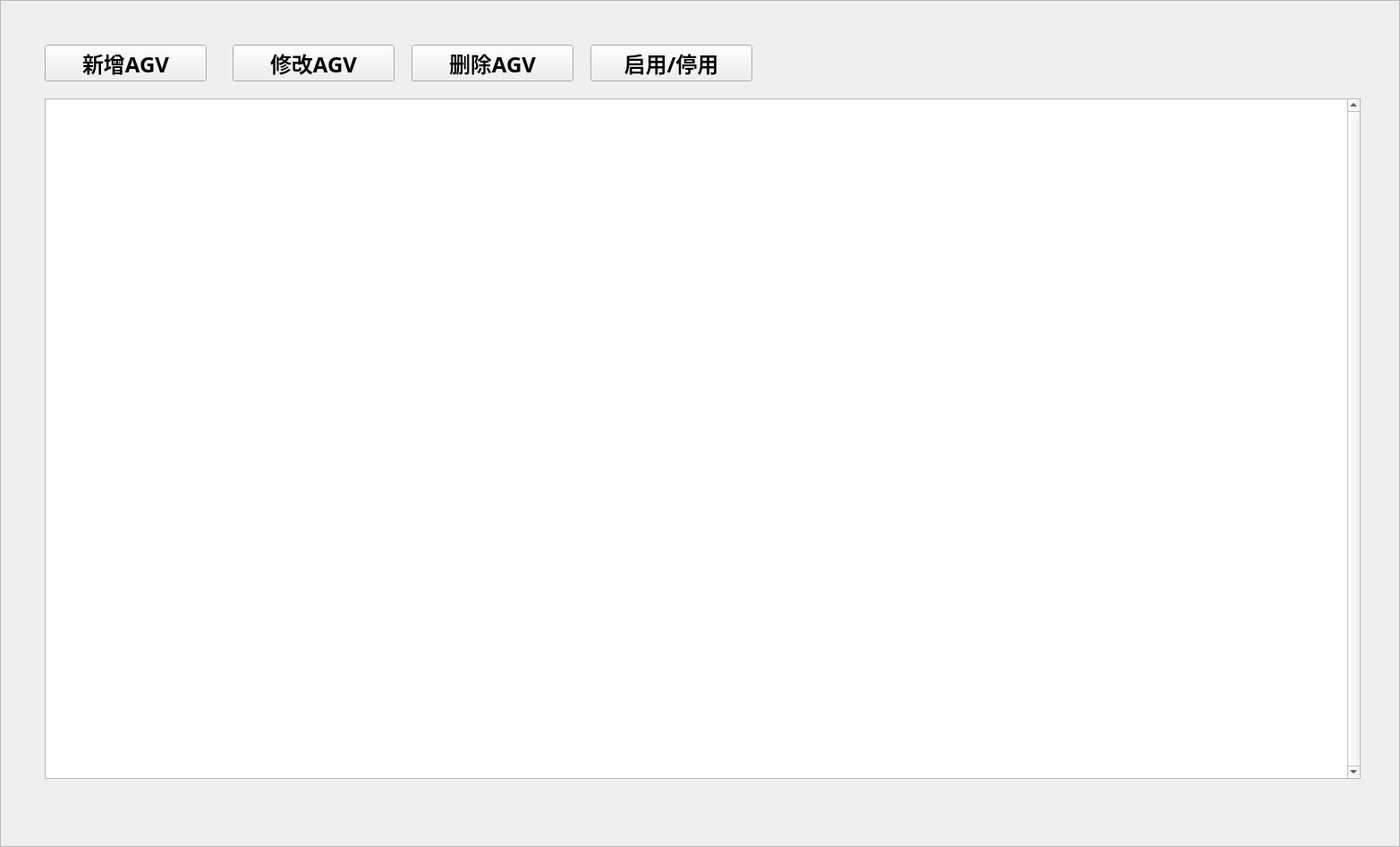
<?xml version="1.0" encoding="UTF-8"?>
<ui version="4.0">
 <class>AGVFrame</class>
 <widget class="QFrame" name="AGVFrame">
  <property name="geometry">
   <rect>
    <x>0</x>
    <y>0</y>
    <width>1565</width>
    <height>947</height>
   </rect>
  </property>
  <property name="windowTitle">
   <string>Frame</string>
  </property>
  <property name="styleSheet">
   <string notr="true">QToolTip
{
    border: 1px solid #76797C;
    background-color: rgb(90, 102, 117);;
    color: white;
    padding: 5px;
    opacity: 200;
}

QWidget
{
    color: #eff0f1;
    background-color: #31363b;
    selection-background-color:#3daee9;
    selection-color: #eff0f1;
    background-clip: border;
    border-image: none;
    outline: 0;
}

QWidget:item:hover
{
    background-color: #3daee9;
    color: #eff0f1;
}

QWidget:item:selected
{
    background-color: #3daee9;
}

QCheckBox
{
    spacing: 5px;
    outline: none;
    color: #eff0f1;
    margin-bottom: 2px;
}

QCheckBox:disabled
{
    color: #76797C;
}

QCheckBox::indicator,
QGroupBox::indicator
{
    width: 18px;
    height: 18px;
}
QGroupBox::indicator
{
    margin-left: 2px;
}

QCheckBox::indicator:unchecked
{
    image: url(:/qss_icons/rc/checkbox_unchecked.png);
}

QCheckBox::indicator:unchecked:hover,
QCheckBox::indicator:unchecked:focus,
QCheckBox::indicator:unchecked:pressed,
QGroupBox::indicator:unchecked:hover,
QGroupBox::indicator:unchecked:focus,
QGroupBox::indicator:unchecked:pressed
{
  border: none;
    image: url(:/qss_icons/rc/checkbox_unchecked_focus.png);
}

QCheckBox::indicator:checked
{
    image: url(:/qss_icons/rc/checkbox_checked.png);
}

QCheckBox::indicator:checked:hover,
QCheckBox::indicator:checked:focus,
QCheckBox::indicator:checked:pressed,
QGroupBox::indicator:checked:hover,
QGroupBox::indicator:checked:focus,
QGroupBox::indicator:checked:pressed
{
  border: none;
    image: url(:/qss_icons/rc/checkbox_checked_focus.png);
}


QCheckBox::indicator:indeterminate
{
    image: url(:/qss_icons/rc/checkbox_indeterminate.png);
}

QCheckBox::indicator:indeterminate:focus,
QCheckBox::indicator:indeterminate:hover,
QCheckBox::indicator:indeterminate:pressed
{
    image: url(:/qss_icons/rc/checkbox_indeterminate_focus.png);
}

QCheckBox::indicator:checked:disabled,
QGroupBox::indicator:checked:disabled
{
    image: url(:/qss_icons/rc/checkbox_checked_disabled.png);
}

QCheckBox::indicator:unchecked:disabled,
QGroupBox::indicator:unchecked:disabled
{
    image: url(:/qss_icons/rc/checkbox_unchecked_disabled.png);
}

QRadioButton
{
    spacing: 5px;
    outline: none;
    color: #eff0f1;
    margin-bottom: 2px;
}

QRadioButton:disabled
{
    color: #76797C;
}
QRadioButton::indicator
{
    width: 21px;
    height: 21px;
}

QRadioButton::indicator:unchecked
{
    image: url(:/qss_icons/rc/radio_unchecked.png);
}


QRadioButton::indicator:unchecked:hover,
QRadioButton::indicator:unchecked:focus,
QRadioButton::indicator:unchecked:pressed
{
    border: none;
    outline: none;
    image: url(:/qss_icons/rc/radio_unchecked_focus.png);
}

QRadioButton::indicator:checked
{
    border: none;
    outline: none;
    image: url(:/qss_icons/rc/radio_checked.png);
}

QRadioButton::indicator:checked:hover,
QRadioButton::indicator:checked:focus,
QRadioButton::indicator:checked:pressed
{
    border: none;
    outline: none;
    image: url(:/qss_icons/rc/radio_checked_focus.png);
}

QRadioButton::indicator:checked:disabled
{
    outline: none;
    image: url(:/qss_icons/rc/radio_checked_disabled.png);
}

QRadioButton::indicator:unchecked:disabled
{
    image: url(:/qss_icons/rc/radio_unchecked_disabled.png);
}


QMenuBar
{
    background-color: #31363b;
    color: #eff0f1;
}

QMenuBar::item
{
    background: transparent;
}

QMenuBar::item:selected
{
    background: transparent;
    border: 1px solid #76797C;
}

QMenuBar::item:pressed
{
    border: 1px solid #76797C;
    background-color: #3daee9;
    color: #eff0f1;
    margin-bottom:-1px;
    padding-bottom:1px;
}

QMenu
{
    border: 1px solid #76797C;
   
    margin: 2px;
}

QMenu::icon
{
    margin: 5px;
}

QMenu::item
{
    padding: 5px 30px 5px 30px;
    margin-left: 5px;
    border: 1px solid transparent; /* reserve space for selection border */
}

QMenu::item:selected
{
    color: #eff0f1;
}

QMenu::separator {
    height: 2px;
    background: lightblue;
    margin-left: 10px;
    margin-right: 5px;
}

QMenu::indicator {
    width: 18px;
    height: 18px;
}

/* non-exclusive indicator = check box style indicator
   (see QActionGroup::setExclusive) */
QMenu::indicator:non-exclusive:unchecked {
    image: url(:/qss_icons/rc/checkbox_unchecked.png);
}

QMenu::indicator:non-exclusive:unchecked:selected {
    image: url(:/qss_icons/rc/checkbox_unchecked_disabled.png);
}

QMenu::indicator:non-exclusive:checked {
    image: url(:/qss_icons/rc/checkbox_checked.png);
}

QMenu::indicator:non-exclusive:checked:selected {
    image: url(:/qss_icons/rc/checkbox_checked_disabled.png);
}

/* exclusive indicator = radio button style indicator (see QActionGroup::setExclusive) */
QMenu::indicator:exclusive:unchecked {
    image: url(:/qss_icons/rc/radio_unchecked.png);
}

QMenu::indicator:exclusive:unchecked:selected {
    image: url(:/qss_icons/rc/radio_unchecked_disabled.png);
}

QMenu::indicator:exclusive:checked {
    image: url(:/qss_icons/rc/radio_checked.png);
}

QMenu::indicator:exclusive:checked:selected {
    image: url(:/qss_icons/rc/radio_checked_disabled.png);
}

QMenu::right-arrow {
    margin: 5px;
    image: url(:/qss_icons/rc/right_arrow.png)
}


QWidget:disabled
{
    color: #454545;
    background-color: #31363b;
}

QAbstractItemView
{
    alternate-background-color: #31363b;
    color: #eff0f1;
    border: 1px solid 3A3939;
    border-radius: 2px;
}

QWidget:focus, QMenuBar:focus
{
    border: 1px solid #3daee9;
}

QTabWidget:focus, QCheckBox:focus, QRadioButton:focus, QSlider:focus
{
    border: none;
}

QLineEdit
{
    background-color: #232629;
    padding: 5px;
    border-style: solid;
    border: 1px solid #76797C;
    border-radius: 2px;
    color: #eff0f1;
}

QGroupBox {
    border:1px solid #76797C;
    border-radius: 2px;
    margin-top: 20px;
}

QGroupBox::title {
    subcontrol-origin: margin;
    subcontrol-position: top center;
    padding-left: 10px;
    padding-right: 10px;
    padding-top: 10px;
}

QAbstractScrollArea
{
    border-radius: 2px;
    border: 1px solid #76797C;
    background-color: transparent;
}

QScrollBar:horizontal
{
    height: 15px;
    margin: 3px 15px 3px 15px;
    border: 1px transparent #2A2929;
    border-radius: 4px;
    background-color: #2A2929;
}

QScrollBar::handle:horizontal
{
    background-color: #605F5F;
    min-width: 5px;
    border-radius: 4px;
}

QScrollBar::add-line:horizontal
{
    margin: 0px 3px 0px 3px;
    border-image: url(:/qss_icons/rc/right_arrow_disabled.png);
    width: 10px;
    height: 10px;
    subcontrol-position: right;
    subcontrol-origin: margin;
}

QScrollBar::sub-line:horizontal
{
    margin: 0px 3px 0px 3px;
    border-image: url(:/qss_icons/rc/left_arrow_disabled.png);
    height: 10px;
    width: 10px;
    subcontrol-position: left;
    subcontrol-origin: margin;
}

QScrollBar::add-line:horizontal:hover,QScrollBar::add-line:horizontal:on
{
    border-image: url(:/qss_icons/rc/right_arrow.png);
    height: 10px;
    width: 10px;
    subcontrol-position: right;
    subcontrol-origin: margin;
}


QScrollBar::sub-line:horizontal:hover, QScrollBar::sub-line:horizontal:on
{
    border-image: url(:/qss_icons/rc/left_arrow.png);
    height: 10px;
    width: 10px;
    subcontrol-position: left;
    subcontrol-origin: margin;
}

QScrollBar::up-arrow:horizontal, QScrollBar::down-arrow:horizontal
{
    background: none;
}


QScrollBar::add-page:horizontal, QScrollBar::sub-page:horizontal
{
    background: none;
}

QScrollBar:vertical
{
    background-color: #2A2929;
    width: 15px;
    margin: 15px 3px 15px 3px;
    border: 1px transparent #2A2929;
    border-radius: 4px;
}

QScrollBar::handle:vertical
{
    background-color: #605F5F;
    min-height: 5px;
    border-radius: 4px;
}

QScrollBar::sub-line:vertical
{
    margin: 3px 0px 3px 0px;
    border-image: url(:/qss_icons/rc/up_arrow_disabled.png);
    height: 10px;
    width: 10px;
    subcontrol-position: top;
    subcontrol-origin: margin;
}

QScrollBar::add-line:vertical
{
    margin: 3px 0px 3px 0px;
    border-image: url(:/qss_icons/rc/down_arrow_disabled.png);
    height: 10px;
    width: 10px;
    subcontrol-position: bottom;
    subcontrol-origin: margin;
}

QScrollBar::sub-line:vertical:hover,QScrollBar::sub-line:vertical:on
{

    border-image: url(:/qss_icons/rc/up_arrow.png);
    height: 10px;
    width: 10px;
    subcontrol-position: top;
    subcontrol-origin: margin;
}


QScrollBar::add-line:vertical:hover, QScrollBar::add-line:vertical:on
{
    border-image: url(:/qss_icons/rc/down_arrow.png);
    height: 10px;
    width: 10px;
    subcontrol-position: bottom;
    subcontrol-origin: margin;
}

QScrollBar::up-arrow:vertical, QScrollBar::down-arrow:vertical
{
    background: none;
}


QScrollBar::add-page:vertical, QScrollBar::sub-page:vertical
{
    background: none;
}

QTextEdit
{
    background-color: #232629;
    color: #eff0f1;
    border: 1px solid #76797C;
}

QPlainTextEdit
{
    background-color: #232629;;
    color: #eff0f1;
    border-radius: 2px;
    border: 1px solid #76797C;
}

QHeaderView::section
{
    background-color: #76797C;
    color: #eff0f1;
    padding: 5px;
    border: 1px solid #76797C;
}

QSizeGrip {
    image: url(:/qss_icons/rc/sizegrip.png);
    width: 12px;
    height: 12px;
}


QMainWindow::separator
{
    background-color: #31363b;
    color: white;
    padding-left: 4px;
    spacing: 2px;
    border: 1px dashed #76797C;
}

QMainWindow::separator:hover
{

    background-color: #787876;
    color: white;
    padding-left: 4px;
    border: 1px solid #76797C;
    spacing: 2px;
}


QMenu::separator
{
    height: 1px;
    background-color: #76797C;
    color: white;
    padding-left: 4px;
    margin-left: 10px;
    margin-right: 5px;
}


QFrame
{
    border-radius: 2px;
    border: 1px solid #76797C;
}

QFrame[frameShape=&quot;0&quot;]
{
    border-radius: 2px;
    border: 1px transparent #76797C;
}

QStackedWidget
{
    border: 1px transparent black;
}

QToolBar {
    border: 1px transparent #393838;
    background: 1px solid #31363b;
    font-weight: bold;
}

QToolBar::handle:horizontal {
    image: url(:/qss_icons/rc/Hmovetoolbar.png);
}
QToolBar::handle:vertical {
    image: url(:/qss_icons/rc/Vmovetoolbar.png);
}
QToolBar::separator:horizontal {
    image: url(:/qss_icons/rc/Hsepartoolbar.png);
}
QToolBar::separator:vertical {
    image: url(:/qss_icons/rc/Vsepartoolbars.png);
}

QPushButton
{
    color: #eff0f1;
    background-color: #31363b;
    border-width: 1px;
    border-color: #76797C;
    border-style: solid;
    padding: 5px;
    border-radius: 2px;
    outline: none;
}

QPushButton:disabled
{
    background-color: #31363b;
    border-width: 1px;
    border-color: #454545;
    border-style: solid;
    padding-top: 5px;
    padding-bottom: 5px;
    padding-left: 10px;
    padding-right: 10px;
    border-radius: 2px;
    color: #454545;
}

QPushButton:focus {
    background-color: #3daee9;
    color: white;
}

QPushButton:pressed
{
    background-color: #3daee9;
    padding-top: -15px;
    padding-bottom: -17px;
}

QComboBox
{
    selection-background-color: #3daee9;
    border-style: solid;
    border: 1px solid #76797C;
    border-radius: 2px;
    padding: 5px;
    min-width: 75px;
}

QPushButton:checked{
    background-color: #76797C;
    border-color: #6A6969;
}

QComboBox:hover,QPushButton:hover,QAbstractSpinBox:hover,QLineEdit:hover,QTextEdit:hover,QPlainTextEdit:hover,QAbstractView:hover,QTreeView:hover
{
    border: 1px solid #3daee9;
    color: #eff0f1;
}

QComboBox:on
{
    padding-top: 3px;
    padding-left: 4px;
    selection-background-color: #4a4a4a;
}

QComboBox QAbstractItemView
{
    background-color: #232629;
    border-radius: 2px;
    border: 1px solid #76797C;
    selection-background-color: #3daee9;
}

QComboBox::drop-down
{
    subcontrol-origin: padding;
    subcontrol-position: top right;
    width: 15px;

    border-left-width: 0px;
    border-left-color: darkgray;
    border-left-style: solid;
    border-top-right-radius: 3px;
    border-bottom-right-radius: 3px;
}

QComboBox::down-arrow
{
    image: url(:/qss_icons/rc/down_arrow_disabled.png);
}

QComboBox::down-arrow:on, QComboBox::down-arrow:hover,
QComboBox::down-arrow:focus
{
    image: url(:/qss_icons/rc/down_arrow.png);
}

QAbstractSpinBox {
    padding: 5px;
    border: 1px solid #76797C;
    background-color: #232629;
    color: #eff0f1;
    border-radius: 2px;
    min-width: 75px;
}

QAbstractSpinBox:up-button
{
    background-color: transparent;
    subcontrol-origin: border;
    subcontrol-position: center right;
}

QAbstractSpinBox:down-button
{
    background-color: transparent;
    subcontrol-origin: border;
    subcontrol-position: center left;
}

QAbstractSpinBox::up-arrow,QAbstractSpinBox::up-arrow:disabled,QAbstractSpinBox::up-arrow:off {
    image: url(:/qss_icons/rc/up_arrow_disabled.png);
    width: 10px;
    height: 10px;
}
QAbstractSpinBox::up-arrow:hover
{
    image: url(:/qss_icons/rc/up_arrow.png);
}


QAbstractSpinBox::down-arrow,QAbstractSpinBox::down-arrow:disabled,QAbstractSpinBox::down-arrow:off
{
    image: url(:/qss_icons/rc/down_arrow_disabled.png);
    width: 10px;
    height: 10px;
}
QAbstractSpinBox::down-arrow:hover
{
    image: url(:/qss_icons/rc/down_arrow.png);
}


QLabel
{
    border: 0px solid black;
}

QTabWidget{
    border: 0px transparent black;
}

QTabWidget::pane {
    border: 1px solid #76797C;
    padding: 5px;
    margin: 1px;
}

QTabBar
{
    qproperty-drawBase: 0;
    left: 5px; /* move to the right by 5px */
    border-radius: 3px;
}

QTabBar:focus
{
    border: 0px transparent black;
}

QTabBar::close-button  {
    image: url(:/qss_icons/rc/close.png);
    background: transparent;
}

QTabBar::close-button:hover
{
    image: url(:/qss_icons/rc/close-hover.png);
    background: transparent;
}

QTabBar::close-button:pressed {
    image: url(:/qss_icons/rc/close-pressed.png);
    background: transparent;
}

/* TOP TABS */
QTabBar::tab:top {
    color: #eff0f1;
    border: 1px solid #76797C;
    border-bottom: 1px transparent black;
    background-color: #31363b;
    padding: 5px;
    min-width: 50px;
    border-top-left-radius: 2px;
    border-top-right-radius: 2px;
}

QTabBar::tab:top:!selected
{
    color: #eff0f1;
    background-color: #54575B;
    border: 1px solid #76797C;
    border-bottom: 1px transparent black;
}

QTabBar::tab:top:!selected:hover {
    background-color: #3daee9;
}

/* BOTTOM TABS */
QTabBar::tab:bottom {
    color: #eff0f1;
    border: 1px solid #76797C;
    border-top: 1px transparent black;
    background-color: #31363b;
    padding: 5px;
    border-bottom-left-radius: 2px;
    border-bottom-right-radius: 2px;
    min-width: 50px;
}

QTabBar::tab:bottom:!selected
{
    color: #eff0f1;
    background-color: #54575B;
    border: 1px solid #76797C;
    border-top: 1px transparent black;
    border-bottom-left-radius: 2px;
    border-bottom-right-radius: 2px;
}

QTabBar::tab:bottom:!selected:hover {
    background-color: #3daee9;
}

/* LEFT TABS */
QTabBar::tab:left {
    color: #eff0f1;
    border: 1px solid #76797C;
    border-left: 1px transparent black;
    background-color: #31363b;
    padding: 5px;
    border-top-right-radius: 2px;
    border-bottom-right-radius: 2px;
    min-height: 50px;
}

QTabBar::tab:left:!selected
{
    color: #eff0f1;
    background-color: #54575B;
    border: 1px solid #76797C;
    border-left: 1px transparent black;
    border-top-right-radius: 2px;
    border-bottom-right-radius: 2px;
}

QTabBar::tab:left:!selected:hover {
    background-color: #3daee9;
}


/* RIGHT TABS */
QTabBar::tab:right {
    color: #eff0f1;
    border: 1px solid #76797C;
    border-right: 1px transparent black;
    background-color: #31363b;
    padding: 5px;
    border-top-left-radius: 2px;
    border-bottom-left-radius: 2px;
    min-height: 50px;
}

QTabBar::tab:right:!selected
{
    color: #eff0f1;
    background-color: #54575B;
    border: 1px transparent #76797C;
    border-right: 1px transparent black;
    border-top-left-radius: 0px;
    border-bottom-left-radius: 0px;
}

QTabBar::tab:right:!selected:hover {
    background-color: #3daee9;
}

QTabBar QToolButton::right-arrow:enabled {
     image: url(:/qss_icons/rc/right_arrow.png);
 }

 QTabBar QToolButton::left-arrow:enabled {
     image: url(:/qss_icons/rc/left_arrow.png);
 }

QTabBar QToolButton::right-arrow:disabled {
     image: url(:/qss_icons/rc/right_arrow_disabled.png);
 }

 QTabBar QToolButton::left-arrow:disabled {
     image: url(:/qss_icons/rc/left_arrow_disabled.png);
 }


QDockWidget {
    background: #31363b;
    border: 1px solid #403F3F;
    titlebar-close-icon: url(:/qss_icons/rc/close.png);
    titlebar-normal-icon: url(:/qss_icons/rc/undock.png);
}

QDockWidget::close-button, QDockWidget::float-button {
    border: 1px solid transparent;
    border-radius: 2px;
    background: transparent;
}

QDockWidget::close-button:hover, QDockWidget::float-button:hover {
    background: rgba(255, 255, 255, 10);
}

QDockWidget::close-button:pressed, QDockWidget::float-button:pressed {
    padding: 1px -1px -1px 1px;
    background: rgba(255, 255, 255, 10);
}

QTreeView, QListView
{
    border: 1px solid #76797C;
    background-color: #232629;
}

QTreeView:branch:selected, QTreeView:branch:hover
{
    background: url(:/qss_icons/rc/transparent.png);
}

QTreeView::branch:has-siblings:!adjoins-item {
    border-image: url(:/qss_icons/rc/transparent.png);
}

QTreeView::branch:has-siblings:adjoins-item {
    border-image: url(:/qss_icons/rc/transparent.png);
}

QTreeView::branch:!has-children:!has-siblings:adjoins-item {
    border-image: url(:/qss_icons/rc/transparent.png);
}

QTreeView::branch:has-children:!has-siblings:closed,
QTreeView::branch:closed:has-children:has-siblings {
    image: url(:/qss_icons/rc/branch_closed.png);
}

QTreeView::branch:open:has-children:!has-siblings,
QTreeView::branch:open:has-children:has-siblings  {
    image: url(:/qss_icons/rc/branch_open.png);
}

QTreeView::branch:has-children:!has-siblings:closed:hover,
QTreeView::branch:closed:has-children:has-siblings:hover {
    image: url(:/qss_icons/rc/branch_closed-on.png);
    }

QTreeView::branch:open:has-children:!has-siblings:hover,
QTreeView::branch:open:has-children:has-siblings:hover  {
    image: url(:/qss_icons/rc/branch_open-on.png);
    }

QListView::item:!selected:hover, QListView::item:!selected:hover, QTreeView::item:!selected:hover  {
    background: rgba(0, 0, 0, 0);
    outline: 0;
    color: #eff0f1
}

QListView::item:selected:hover, QListView::item:selected:hover, QTreeView::item:selected:hover  {
    background: #3daee9;
    color: #eff0f1;
}

QSlider::groove:horizontal {
    border: 1px solid #565a5e;
    height: 4px;
    background: #565a5e;
    margin: 0px;
    border-radius: 2px;
}

QSlider::handle:horizontal {
    background: #232629;
    border: 1px solid #565a5e;
    width: 16px;
    height: 16px;
    margin: -8px 0;
    border-radius: 9px;
}

QSlider::groove:vertical {
    border: 1px solid #565a5e;
    width: 4px;
    background: #565a5e;
    margin: 0px;
    border-radius: 3px;
}

QSlider::handle:vertical {
    background: #232629;
    border: 1px solid #565a5e;
    width: 16px;
    height: 16px;
    margin: 0 -8px;
    border-radius: 9px;
}

QToolButton {
    background-color: transparent;
    border: 1px transparent #76797C;
    border-radius: 2px;
    margin: 3px;
    padding: 5px;
}

QToolButton[popupMode=&quot;1&quot;] { /* only for MenuButtonPopup */
 padding-right: 20px; /* make way for the popup button */
 border: 1px #76797C;
 border-radius: 5px;
}

QToolButton[popupMode=&quot;2&quot;] { /* only for InstantPopup */
 padding-right: 10px; /* make way for the popup button */
 border: 1px #76797C;
}


QToolButton:hover, QToolButton::menu-button:hover {
    background-color: transparent;
    border: 1px solid #3daee9;
    padding: 5px;
}

QToolButton:checked, QToolButton:pressed,
        QToolButton::menu-button:pressed {
    background-color: #3daee9;
    border: 1px solid #3daee9;
    padding: 5px;
}

/* the subcontrol below is used only in the InstantPopup or DelayedPopup mode */
QToolButton::menu-indicator {
    image: url(:/qss_icons/rc/down_arrow.png);
    top: -7px; left: -2px; /* shift it a bit */
}

/* the subcontrols below are used only in the MenuButtonPopup mode */
QToolButton::menu-button {
    border: 1px transparent #76797C;
    border-top-right-radius: 6px;
    border-bottom-right-radius: 6px;
    /* 16px width + 4px for border = 20px allocated above */
    width: 16px;
    outline: none;
}

QToolButton::menu-arrow {
    image: url(:/qss_icons/rc/down_arrow.png);
}

QToolButton::menu-arrow:open {
    border: 1px solid #76797C;
}

QPushButton::menu-indicator  {
    subcontrol-origin: padding;
    subcontrol-position: bottom right;
    left: 8px;
}

QTableView
{
    border: 1px solid #76797C;
    gridline-color: #31363b;
    background-color: #232629;
}


QTableView, QHeaderView
{
    border-radius: 0px;
}

QTableView::item:pressed, QListView::item:pressed, QTreeView::item:pressed  {
    background: #3daee9;
    color: #eff0f1;
}

QTableView::item:selected:active, QTreeView::item:selected:active, QListView::item:selected:active  {
    background: #3daee9;
    color: #eff0f1;
}


QHeaderView
{
    background-color: #31363b;
    border: 1px transparent;
    border-radius: 0px;
    margin: 0px;
    padding: 0px;

}

QHeaderView::section  {
    background-color: #31363b;
    color: #eff0f1;
    padding: 5px;
    border: 1px solid #76797C;
    border-radius: 0px;
    text-align: center;
}

QHeaderView::section::vertical::first, QHeaderView::section::vertical::only-one
{
    border-top: 1px solid #76797C;
}

QHeaderView::section::vertical
{
    border-top: transparent;
}

QHeaderView::section::horizontal::first, QHeaderView::section::horizontal::only-one
{
    border-left: 1px solid #76797C;
}

QHeaderView::section::horizontal
{
    border-left: transparent;
}


QHeaderView::section:checked
 {
    color: white;
    background-color: #334e5e;
 }

 /* style the sort indicator */
QHeaderView::down-arrow {
    image: url(:/qss_icons/rc/down_arrow.png);
}

QHeaderView::up-arrow {
    image: url(:/qss_icons/rc/up_arrow.png);
}


QTableCornerButton::section {
    background-color: #31363b;
    border: 1px transparent #76797C;
    border-radius: 0px;
}

QToolBox  {
    padding: 5px;
    border: 1px transparent black;
}

QToolBox::tab {
    color: #eff0f1;
    background-color: #31363b;
    border: 1px solid #76797C;
    border-bottom: 1px transparent #31363b;
    border-top-left-radius: 5px;
    border-top-right-radius: 5px;
}

QToolBox::tab:selected { /* italicize selected tabs */
    font: italic;
    background-color: #31363b;
    border-color: #3daee9;
 }

QStatusBar::item {
    border: 1px solid #76797C;
    border-radius: 2px;
 }


QFrame[height=&quot;3&quot;], QFrame[width=&quot;3&quot;] {
    background-color: #76797C;
}


QSplitter::handle {
    border: 1px dashed #76797C;
}

QSplitter::handle:hover {
    background-color: #787876;
    border: 1px solid #76797C;
}

QSplitter::handle:horizontal {
    width: 1px;
}

QSplitter::handle:vertical {
    height: 1px;
}

QProgressBar {
    border: 1px solid #76797C;
    border-radius: 5px;
    text-align: center;
}

QProgressBar::chunk {
    background-color: #05B8CC;
}
</string>
  </property>
  <property name="frameShape">
   <enum>QFrame::StyledPanel</enum>
  </property>
  <property name="frameShadow">
   <enum>QFrame::Raised</enum>
  </property>
  <widget class="QPushButton" name="addButton">
   <property name="geometry">
    <rect>
     <x>50</x>
     <y>50</y>
     <width>181</width>
     <height>41</height>
    </rect>
   </property>
   <property name="font">
    <font>
     <family>Aharoni</family>
     <pointsize>18</pointsize>
     <weight>75</weight>
     <bold>true</bold>
    </font>
   </property>
   <property name="text">
    <string>新增AGV</string>
   </property>
  </widget>
  <widget class="QTableView" name="agvTable">
   <property name="geometry">
    <rect>
     <x>50</x>
     <y>110</y>
     <width>1471</width>
     <height>761</height>
    </rect>
   </property>
   <property name="verticalScrollBarPolicy">
    <enum>Qt::ScrollBarAlwaysOn</enum>
   </property>
   <property name="horizontalScrollBarPolicy">
    <enum>Qt::ScrollBarAsNeeded</enum>
   </property>
  </widget>
  <widget class="QPushButton" name="updateButton">
   <property name="geometry">
    <rect>
     <x>260</x>
     <y>50</y>
     <width>181</width>
     <height>41</height>
    </rect>
   </property>
   <property name="font">
    <font>
     <family>Aharoni</family>
     <pointsize>18</pointsize>
     <weight>75</weight>
     <bold>true</bold>
    </font>
   </property>
   <property name="text">
    <string>修改AGV</string>
   </property>
  </widget>
  <widget class="QPushButton" name="deleteButton">
   <property name="geometry">
    <rect>
     <x>460</x>
     <y>50</y>
     <width>181</width>
     <height>41</height>
    </rect>
   </property>
   <property name="font">
    <font>
     <family>Aharoni</family>
     <pointsize>18</pointsize>
     <weight>75</weight>
     <bold>true</bold>
    </font>
   </property>
   <property name="text">
    <string>删除AGV</string>
   </property>
  </widget>
  <widget class="QPushButton" name="startOrStopButton">
   <property name="geometry">
    <rect>
     <x>660</x>
     <y>50</y>
     <width>181</width>
     <height>41</height>
    </rect>
   </property>
   <property name="font">
    <font>
     <family>Aharoni</family>
     <pointsize>18</pointsize>
     <weight>75</weight>
     <bold>true</bold>
    </font>
   </property>
   <property name="text">
    <string>启用/停用</string>
   </property>
  </widget>
 </widget>
 <resources/>
 <connections/>
</ui>
